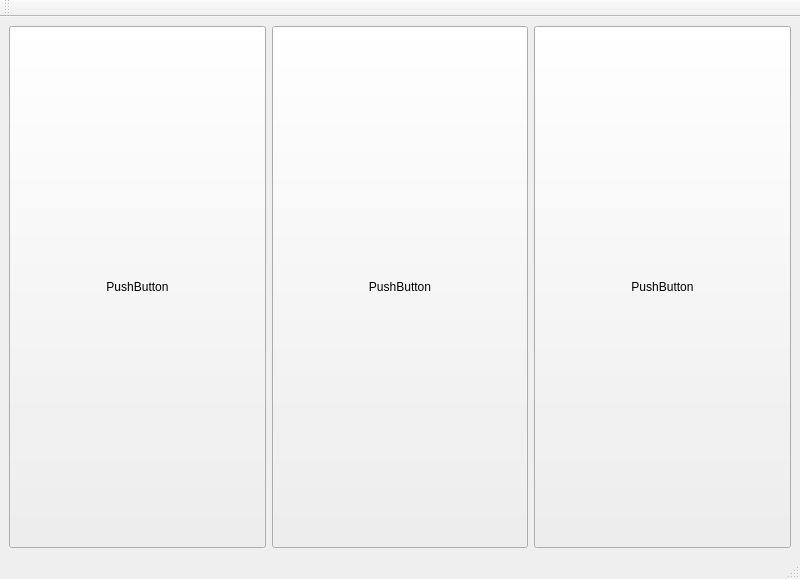
<?xml version="1.0" encoding="UTF-8"?>
<ui version="4.0">
 <class>MainWindow</class>
 <widget class="QMainWindow" name="MainWindow">
  <property name="geometry">
   <rect>
    <x>0</x>
    <y>0</y>
    <width>800</width>
    <height>579</height>
   </rect>
  </property>
  <property name="sizePolicy">
   <sizepolicy hsizetype="Preferred" vsizetype="Fixed">
    <horstretch>0</horstretch>
    <verstretch>0</verstretch>
   </sizepolicy>
  </property>
  <property name="windowTitle">
   <string>MainWindow</string>
  </property>
  <widget class="QWidget" name="centralwidget">
   <layout class="QVBoxLayout" name="verticalLayout_2">
    <item>
     <layout class="QHBoxLayout" name="horizontalLayout">
      <item>
       <widget class="QPushButton" name="pushButton_3">
        <property name="sizePolicy">
         <sizepolicy hsizetype="Preferred" vsizetype="Minimum">
          <horstretch>0</horstretch>
          <verstretch>0</verstretch>
         </sizepolicy>
        </property>
        <property name="text">
         <string>PushButton</string>
        </property>
       </widget>
      </item>
      <item>
       <widget class="QPushButton" name="pushButton_2">
        <property name="sizePolicy">
         <sizepolicy hsizetype="Preferred" vsizetype="Minimum">
          <horstretch>0</horstretch>
          <verstretch>0</verstretch>
         </sizepolicy>
        </property>
        <property name="text">
         <string>PushButton</string>
        </property>
       </widget>
      </item>
      <item>
       <widget class="QPushButton" name="pushButton">
        <property name="sizePolicy">
         <sizepolicy hsizetype="Preferred" vsizetype="Minimum">
          <horstretch>0</horstretch>
          <verstretch>0</verstretch>
         </sizepolicy>
        </property>
        <property name="text">
         <string>PushButton</string>
        </property>
       </widget>
      </item>
     </layout>
    </item>
   </layout>
  </widget>
  <widget class="QMenuBar" name="menubar">
   <property name="geometry">
    <rect>
     <x>0</x>
     <y>0</y>
     <width>800</width>
     <height>26</height>
    </rect>
   </property>
  </widget>
  <widget class="QStatusBar" name="statusbar"/>
  <widget class="QToolBar" name="toolBar">
   <property name="windowTitle">
    <string>toolBar</string>
   </property>
   <attribute name="toolBarArea">
    <enum>TopToolBarArea</enum>
   </attribute>
   <attribute name="toolBarBreak">
    <bool>false</bool>
   </attribute>
  </widget>
 </widget>
 <resources/>
 <connections/>
</ui>
